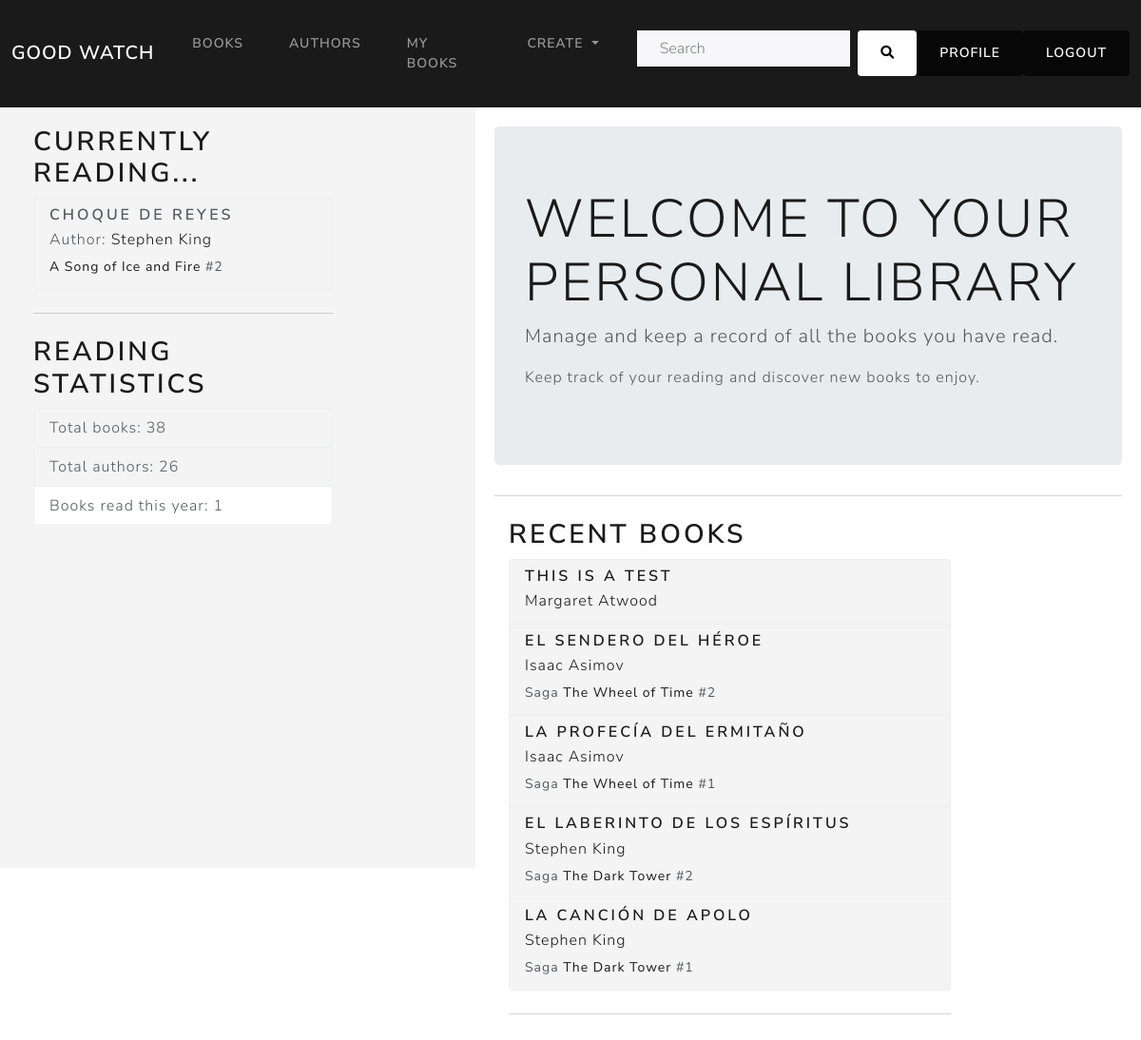
/book_catalog/ (signed in), run on an earlier commit of the app's database.
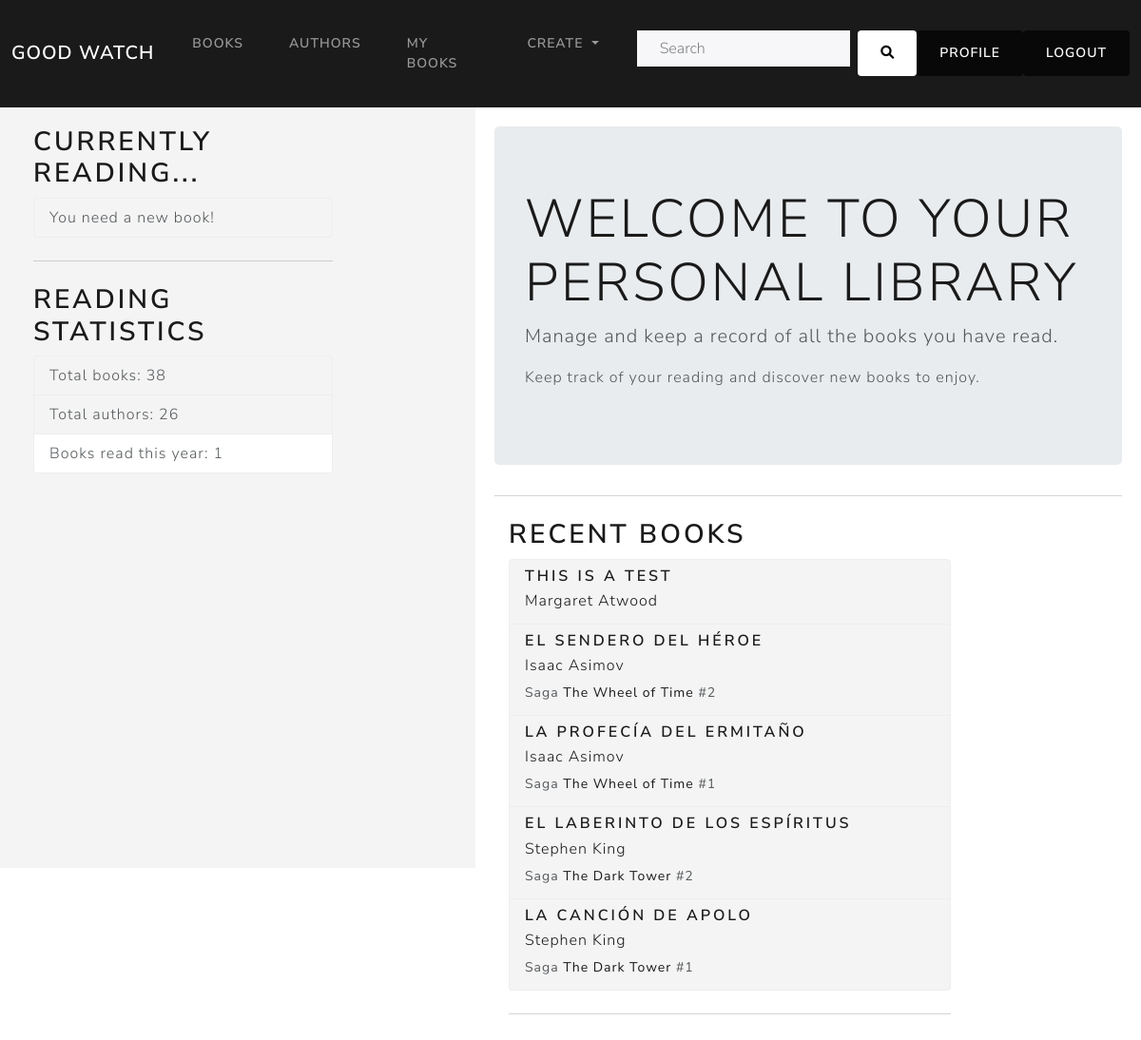
And on a later commit of the database.
### book_catalog/models.py (models this page shows, shortened)
class Book(models.Model):
    title = models.CharField(max_length=200,)
    saga = models.ForeignKey('BookSaga', on_delete=models.CASCADE, null=True, blank=True)
    saga_volume = models.IntegerField(null=True, blank=True)
    author = models.ForeignKey('Author', on_delete=models.CASCADE, null=False)
    publish_date = models.DateField(null=True, blank=True)
    summary = models.TextField(max_length=1000, null=True, blank=True)
    isbn = models.CharField(max_length=13, help_text='13 Character <a href="https://www.isbn-international.org/content/what-isbn">ISBN number</a>', null=True, blank=True)
    genre = models.ManyToManyField(Genre, )
    language = models.ForeignKey('Language', on_delete=models.SET_NULL, null=True, blank=True)
    cover_image = models.ImageField(upload_to='media/covers/', null=True, blank=True)
    class Meta:
        ordering = ['title', 'author']
        unique_together = ('title', 'author')
        constraints = [
            models.UniqueConstraint(fields=['saga', 'saga_volume'], name='unique_volume_in_saga')
        ]
    def get_absolute_url(self):
        return reverse('book-detail', args=[str(self.id)])

class Author(models.Model):
    first_name = models.CharField(max_length=100)
    last_name = models.CharField(max_length=100)
    year_of_birth = models.IntegerField(null = True, blank = True)
    year_of_death = models.IntegerField(null = True, blank = True)
    photo = models.ImageField(upload_to='authors/', null=True, blank=True)
    social_media = models.URLField(max_length=200, null=True, blank=True)
    biography = models.TextField(max_length=1000, null=True, blank=True)
    class Meta:
        ordering = ['last_name', 'first_name']
    def get_absolute_url(self):
        return reverse('author-detail', args=[str(self.id)])
    def __str__(self):
        return f'{self.first_name} {self.last_name}'

class BookSaga(models.Model):
    name = models.CharField(max_length=200,)
    author = models.ForeignKey(Author, on_delete=models.CASCADE, related_name='saga', null = False)
    def get_absolute_url(self):
        return reverse('saga-detail', args=[str(self.id)])
    class Meta:
        unique_together = ('name', 'author')

### book_catalog/views.py (the view)
# urls.py: path('', views.index, name='index'),
def index(request):
    recent_books = Book.objects.all().order_by('-publish_date')[:5]
    total_books = Book.objects.all().count()
    total_authors=Author.objects.count()
    context = {
        'recent_books': recent_books,
        'total_books': total_books,
        'total_authors': total_authors,
    }
    if request.user.is_authenticated:
        books_read_id = UserBookRelation.objects.filter(user=request.user, status='i').order_by('-id')[:3]
        books_read = [Book.objects.get(pk=book.book_id) for book in books_read_id]
        reading_id = UserBookRelation.objects.filter(user=request.user,
                                                status='r',
                                                read_date__year=timezone.now().year).order_by('-read_date')
        reading_books = [Book.objects.get(pk=reading.book_id) for reading in reading_id]
        context['books_this_year'] = len(reading_books)
        context['books_read'] = books_read
    return render(
        request,
        'index_book.html',
        context = context,
    )

### templates/index_book.html (shortened to what this page needs)
{% extends 'base_generic.html' %}
{% block content %}
<div style="display: flex;">
  <div class="sidebar">
    {% if user.is_authenticated %}
      <div class="col-md-9">
        <h2>Currently reading...</h2>
        <ul class="list-group">
          {% for book in books_read %}
            <li class="list-group-item" style="background-color: #f4f4f4;">
              <h5 class="mb-1">{{ book.title }}</h5>
              <p class="mb-1 ">
                Author:
                <a class="no-underline" href="{{ book.author.get_absolute_url }}">{{ book.author }}</a>
              </p>
              {% if book.saga %}
              <p class="mb-1">
                <small>
                  <a class="no-underline" href="{{ book.saga.get_absolute_url }}">
                    {{ book.saga.name }}
                  </a>
                  #{{ book.saga_volume }}
                </small>
              </p>
              {% endif %}
            </li>
          {% empty %}
            <li class="list-group-item" style="background-color: #f4f4f4;">
              You need a new book!
            </li>
          {% endfor %}
        </ul>
        <hr class="my-4">
      </div>
    {% endif %}
    <div class="col-md-9">
      <h2>Reading statistics</h2>
      <ul class="list-group">
        <li class="list-group-item" style="background-color: #f4f4f4;">
          Total books: {{ total_books }}
        </li>
        <li class="list-group-item" style="background-color: #f4f4f4;">
          Total authors: {{ total_authors }}
        </li>
        {% if books_this_year %}<li class="list-group-item">Books read this year: {{ books_this_year }}</li>{% endif %}
      </ul>
    </div>
  </div>
  <div style="flex-grow: 1; padding: 20px;">
    <div class="jumbotron">
      <h1 class="display-4">Welcome to Your Personal Library</h1>
      <p class="lead">Manage and keep a record of all the books you have read.</p>
      <p>Keep track of your reading and discover new books to enjoy.</p>
    </div>
    <hr class="my-4">
    <div class="col-md-9">
      <h2>Recent books</h2>
      <ul class="list-group">
        {% for book in recent_books %}
          <li class="list-group-item" style="background-color: #f4f4f4;">
            <h5 class="mb-1">
              <a class="no-underline"href="{{ book.get_absolute_url }}">{{ book.title }}</a>
            </h5>
            <p class="mb-1 ">
              <a class="no-underline" href="{{ book.author.get_absolute_url }}">{{ book.author }}</a>
            </p>
            {% if book.saga %}
            <p class="mb-1">
              <small>
                Saga
                <a class="no-underline" href="{{ book.saga.get_absolute_url }}">
                  {{ book.saga.name }}
                </a>
                #{{ book.saga_volume }}
              </small>
            </p>
            {% endif %}
          </li>
        {% empty %}
          <li class="list-group-item" style="background-color: #f4f4f4;">
            No books for now.
          </li>
        {% endfor %}
      </ul>
      <hr class="my-4">
    </div>
</div>
{% endblock %}

What changed in the data, as far as the page shows it:
no longer on this page (row edited): Book: title "CHOQUE DE REYES", author "Stephen King", saga.name "A Song of Ice and Fire", saga_volume "2", shown under "CURRENTLY READING..."
Also different on the page:
text now shown: "You need a new book!"
